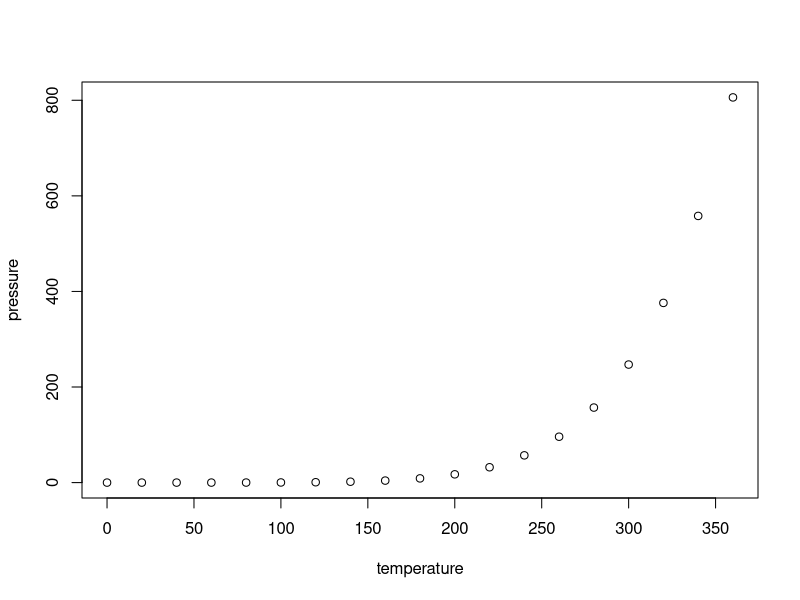
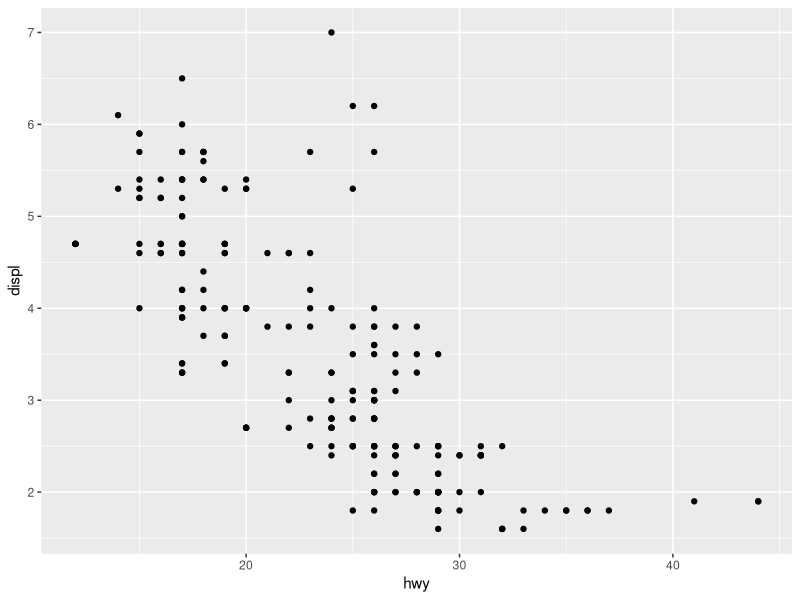
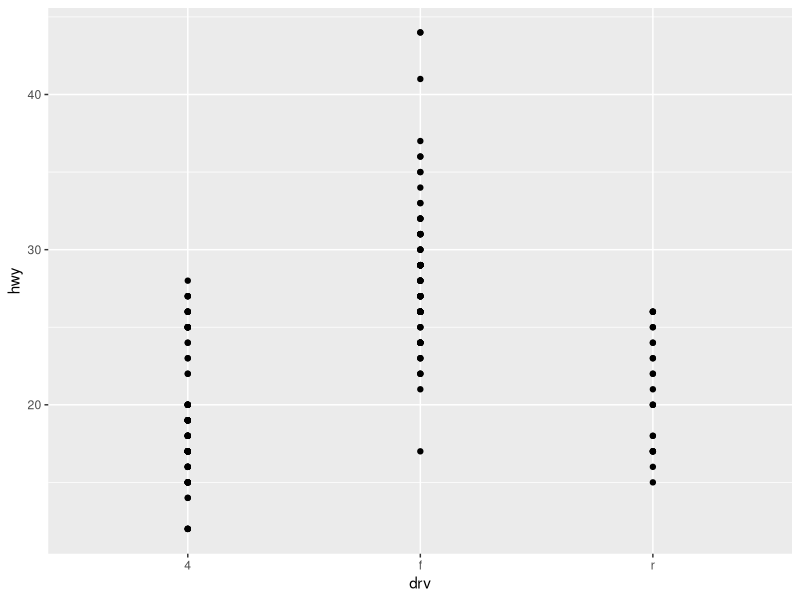
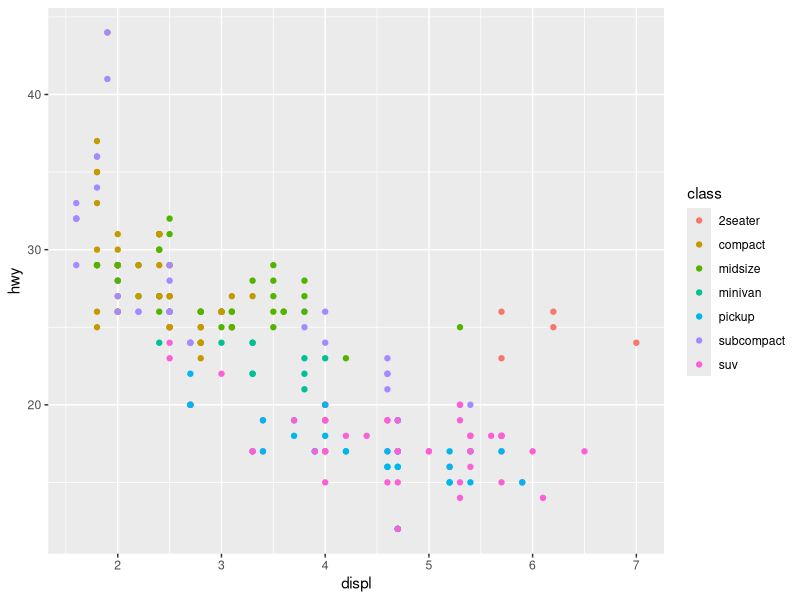
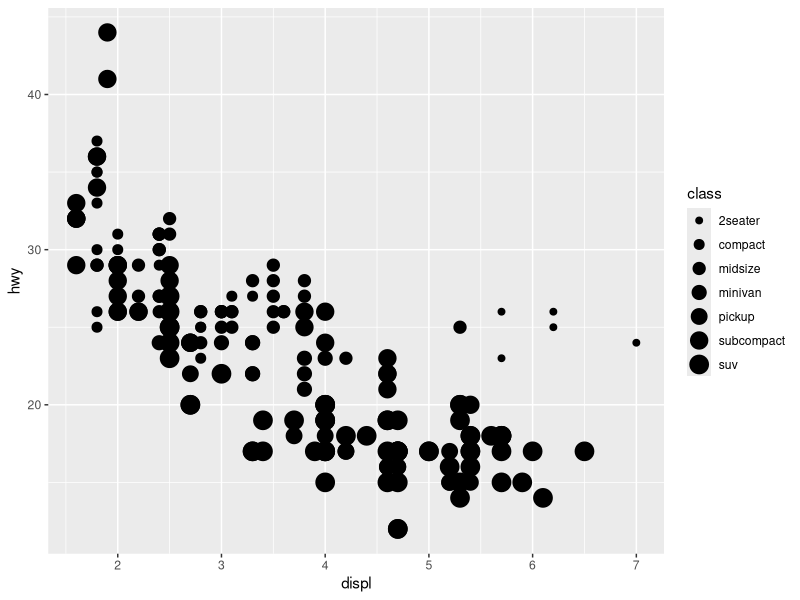
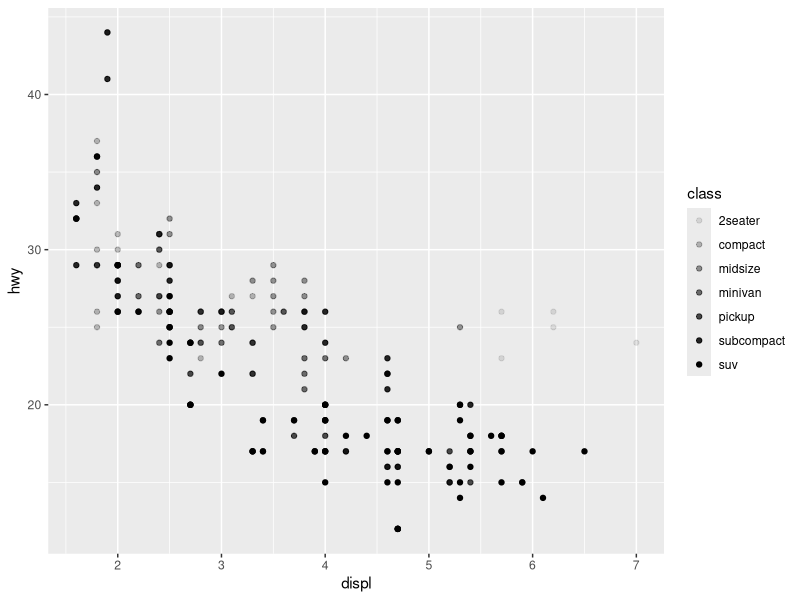
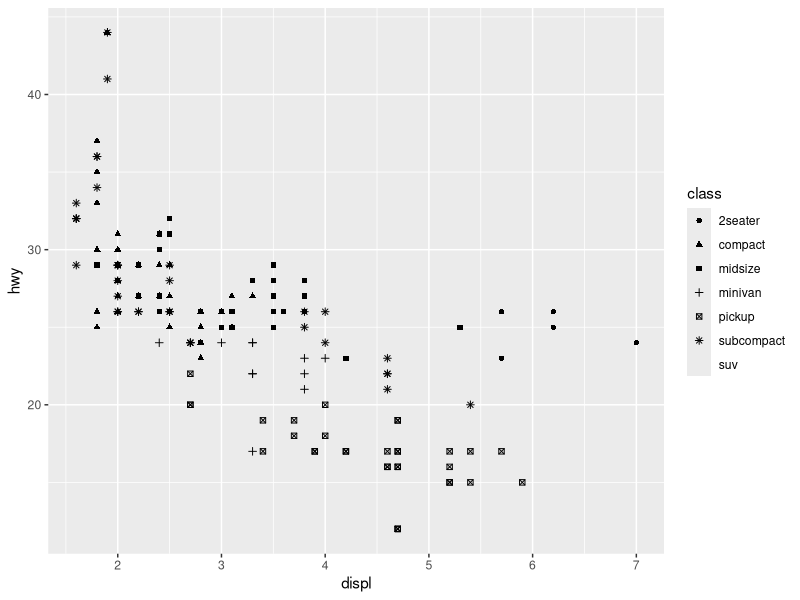
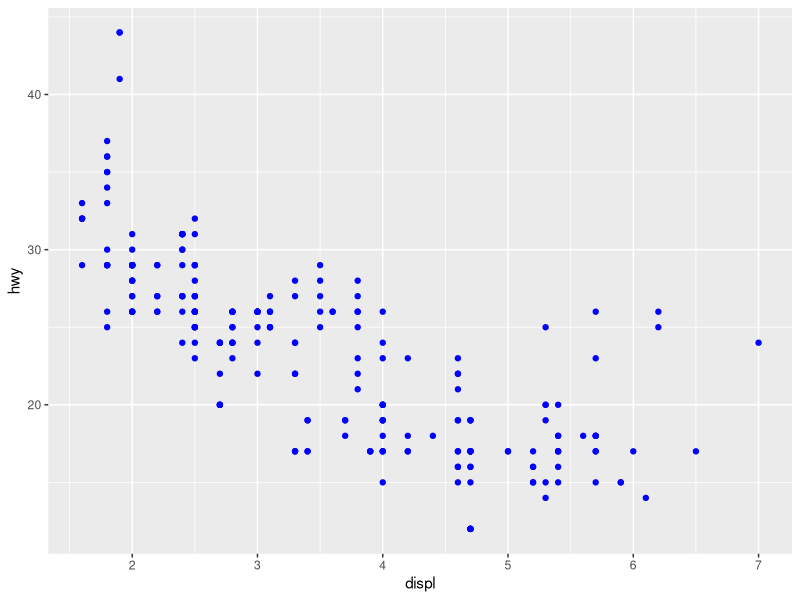

The R script that drew these images, in order: (Note: this script raises an error after producing the figures.)
## ---- chunk 1
knitr::opts_chunk$set(echo = TRUE)

## ---- chunk 2
summary(cars)
## ---- chunk 3
plot(pressure)
## ---- chunk 4
library(ggplot2)
library(tidyverse)

## ---- chunk 5
ggplot(data=mpg,aes(y=displ,x=hwy))+geom_point()
## ---- chunk 6
 dim(mpg)
summary(mpg)
ggplot(data=mpg,aes(x=drv,y=hwy))+geom_point()
## ---- chunk 7
ggplot(data=mpg,aes(x=displ,y=hwy,color=class))+geom_point()
## ---- chunk 8
ggplot(data = mpg) + 
  geom_point(mapping = aes(x = displ, y = hwy, size = class))
## ---- chunk 9
# Left
ggplot(data = mpg) + 
  geom_point(mapping = aes(x = displ, y = hwy, alpha = class))

# Right
ggplot(data = mpg) + 
  geom_point(mapping = aes(x = displ, y = hwy, shape = class))
## ---- chunk 10
ggplot(data = mpg) + 
  geom_point(mapping = aes(x = displ, y = hwy), color = "blue")
## ---- chunk 11
ggplot(data=mpg)+geom_point(mapping = aes(x = displ, y = hwy,color=(displ<5) ))

## ---- chunk 12
ggplot(data=mpg,aes(x=displ,y=hwy))+geom_point()+facet_wrap(~class,nrow = 2)
## ---- chunk 13
ggplot(data=mpg,aes(x=displ,y=hwy))+geom_point()+facet_grid(drv~cyl)

## ---- chunk 14
ggplot(data=mpg,aes(x=displ))+geom_histogram()+facet_grid(hwy~class)
## ---- chunk 15
ggplot(data=mpg)+geom_point(mapping = aes(x = displ, y = hwy,color=(displ<5) ))
ggplot(data=mpg)+geom_smooth(mapping = aes(x = displ, y = hwy ))

ggplot(data = mpg)+geom_smooth(mapping = aes(x = displ, y = hwy, linetype = drv))


## ---- chunk 16
####the redundant way
ggplot(data = mpg) + 
  geom_point(mapping = aes(x = displ, y = hwy)) +
  geom_smooth(mapping = aes(x = displ, y = hwy))
######################################################### non redundant way
ggplot(data = mpg, mapping = aes(x = displ, y = hwy)) + 
  geom_point(mapping = aes(color = class)) + 
  geom_smooth()

## ---- chunk 17
ggplot(data = diamonds) + 
  geom_bar(mapping = aes(x = cut, fill = clarity))
## ---- chunk 18
  seq(1,10,length.out = 5)
y<-seq(1,10,length.out = 5)

## ---- chunk 19
library(tidyverse)
ggplot(data=mpg)+geom_point(mapping = aes(x=displ,y=hwy))
filter(mpg,cyl==8)
filter(diamonds,carat>5)
## ---- chunk 20
ggplo
